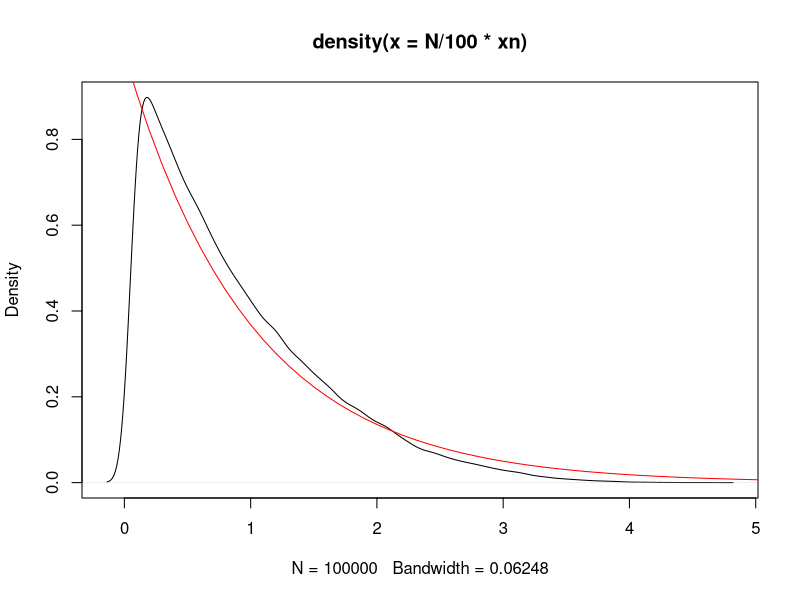

Source code (R): (Note: this script raises an error after producing the figure.)
## ---- chunk 1
## Load frequently used packages for blog posts
library(sessioninfo) # for session_info()
library(ggplot2)
library(here)

## For R images to display well in the RSS feed (disable for local preview)
# knitr::opts_knit$set(base.url = 'stefanengineering.com/post/')

# Don't show code by default
knitr::opts_chunk$set(echo = FALSE, warning = FALSE, comment = NA, message = FALSE)
knitr::opts_knit$set(global.par = TRUE)

# CB Palette like ESL
cbPalette <- c(
  "#999999", "#E69F00", "#56B4E9", "#009E73",
  "#F0E442", "#0072B2", "#D55E00", "#CC79A7")

# My favorite theme
theme_set(ggplot2::theme_minimal(base_size = 15, base_family = "Arial"))
## ---- chunk 2
x <- seq(0, 100, length.out = 1000)
#plot(x, dexp(x, rate = 2), type = "l")

N <- 5
n <- 1e5

xn <- replicate(n , min(runif( N , 1 , 100 )) )
# Not really sure about this scaling...
plot(density(N / 100 * xn))
#hist(x2, probability = TRUE)
lines(x, dexp(x, rate = 1), col = "red")
## ---- chunk 3
## Reproducibility info
options(width = 120)
session_info()
